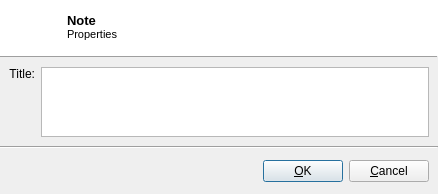
<?xml version="1.0" encoding="UTF-8"?>
<ui version="4.0">
 <class>NoteShapePropertiesDialog</class>
 <widget class="QDialog" name="NoteShapePropertiesDialog">
  <property name="geometry">
   <rect>
    <x>0</x>
    <y>0</y>
    <width>438</width>
    <height>180</height>
   </rect>
  </property>
  <property name="windowTitle">
   <string>Edit item</string>
  </property>
  <layout class="QVBoxLayout" name="verticalLayout">
   <property name="spacing">
    <number>0</number>
   </property>
   <property name="leftMargin">
    <number>0</number>
   </property>
   <property name="topMargin">
    <number>0</number>
   </property>
   <property name="rightMargin">
    <number>0</number>
   </property>
   <property name="bottomMargin">
    <number>2</number>
   </property>
   <item>
    <widget class="QFrame" name="frame_2">
     <property name="minimumSize">
      <size>
       <width>0</width>
       <height>55</height>
      </size>
     </property>
     <property name="maximumSize">
      <size>
       <width>16777215</width>
       <height>55</height>
      </size>
     </property>
     <property name="styleSheet">
      <string notr="true">background-color: white;</string>
     </property>
     <property name="frameShadow">
      <enum>QFrame::Raised</enum>
     </property>
     <layout class="QHBoxLayout" name="horizontalLayout_2">
      <property name="spacing">
       <number>15</number>
      </property>
      <property name="leftMargin">
       <number>20</number>
      </property>
      <item>
       <widget class="QLabel" name="label_3">
        <property name="minimumSize">
         <size>
          <width>32</width>
          <height>32</height>
         </size>
        </property>
        <property name="maximumSize">
         <size>
          <width>32</width>
          <height>32</height>
         </size>
        </property>
        <property name="text">
         <string/>
        </property>
        <property name="pixmap">
         <pixmap resource="../res.qrc">:/dlg/res/32/contact-new.png</pixmap>
        </property>
       </widget>
      </item>
      <item>
       <widget class="QLabel" name="label_4">
        <property name="text">
         <string>&lt;!DOCTYPE HTML PUBLIC &quot;-//W3C//DTD HTML 4.0//EN&quot; &quot;http://www.w3.org/TR/REC-html40/strict.dtd&quot;&gt;
&lt;html&gt;&lt;head&gt;&lt;meta name=&quot;qrichtext&quot; content=&quot;1&quot; /&gt;&lt;style type=&quot;text/css&quot;&gt;
p, li { white-space: pre-wrap; }
&lt;/style&gt;&lt;/head&gt;&lt;body style=&quot; font-family:'MS Shell Dlg 2'; font-size:8.25pt; font-weight:400; font-style:normal;&quot;&gt;
&lt;p style=&quot; margin-top:0px; margin-bottom:0px; margin-left:0px; margin-right:0px; -qt-block-indent:0; text-indent:0px;&quot;&gt;&lt;span style=&quot; font-size:10pt; font-weight:600;&quot;&gt;Note&lt;/span&gt;&lt;/p&gt;
&lt;p style=&quot; margin-top:0px; margin-bottom:0px; margin-left:0px; margin-right:0px; -qt-block-indent:0; text-indent:0px;&quot;&gt;&lt;span style=&quot; font-size:8pt;&quot;&gt;Properties&lt;/span&gt;&lt;/p&gt;&lt;/body&gt;&lt;/html&gt;</string>
        </property>
       </widget>
      </item>
     </layout>
    </widget>
   </item>
   <item>
    <widget class="Line" name="line">
     <property name="frameShadow">
      <enum>QFrame::Raised</enum>
     </property>
     <property name="orientation">
      <enum>Qt::Horizontal</enum>
     </property>
    </widget>
   </item>
   <item>
    <widget class="QFrame" name="frame">
     <property name="frameShadow">
      <enum>QFrame::Raised</enum>
     </property>
     <layout class="QGridLayout" name="gridLayout">
      <item row="0" column="0">
       <widget class="QLabel" name="label">
        <property name="text">
         <string>Title:</string>
        </property>
        <property name="alignment">
         <set>Qt::AlignRight|Qt::AlignTop|Qt::AlignTrailing</set>
        </property>
       </widget>
      </item>
      <item row="0" column="1">
       <widget class="QPlainTextEdit" name="txtTitle">
        <property name="sizePolicy">
         <sizepolicy hsizetype="Expanding" vsizetype="Expanding">
          <horstretch>0</horstretch>
          <verstretch>1</verstretch>
         </sizepolicy>
        </property>
       </widget>
      </item>
     </layout>
    </widget>
   </item>
   <item>
    <widget class="Line" name="line_2">
     <property name="orientation">
      <enum>Qt::Horizontal</enum>
     </property>
    </widget>
   </item>
   <item>
    <widget class="QFrame" name="frame_3">
     <property name="minimumSize">
      <size>
       <width>0</width>
       <height>43</height>
      </size>
     </property>
     <property name="maximumSize">
      <size>
       <width>16777215</width>
       <height>43</height>
      </size>
     </property>
     <property name="frameShadow">
      <enum>QFrame::Raised</enum>
     </property>
     <layout class="QHBoxLayout" name="horizontalLayout">
      <property name="topMargin">
       <number>5</number>
      </property>
      <property name="bottomMargin">
       <number>3</number>
      </property>
      <item>
       <spacer name="horizontalSpacer">
        <property name="orientation">
         <enum>Qt::Horizontal</enum>
        </property>
        <property name="sizeHint" stdset="0">
         <size>
          <width>132</width>
          <height>20</height>
         </size>
        </property>
       </spacer>
      </item>
      <item>
       <widget class="QPushButton" name="btnOkay">
        <property name="text">
         <string>&amp;OK</string>
        </property>
        <property name="default">
         <bool>true</bool>
        </property>
       </widget>
      </item>
      <item>
       <widget class="QPushButton" name="btnCancel">
        <property name="text">
         <string>&amp;Cancel</string>
        </property>
       </widget>
      </item>
     </layout>
    </widget>
   </item>
  </layout>
 </widget>
 <resources>
  <include location="../res.qrc"/>
 </resources>
 <connections/>
</ui>
